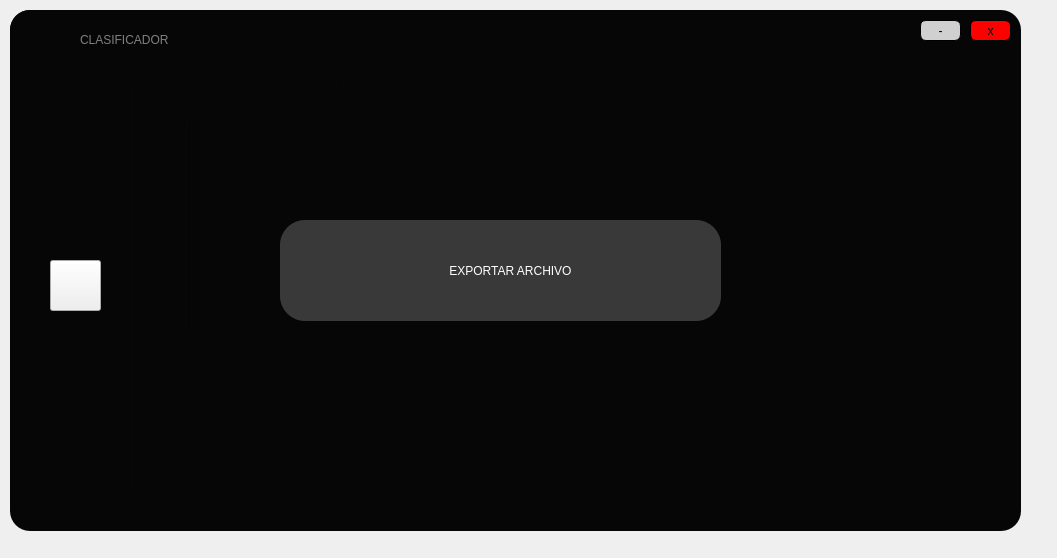
<?xml version="1.0" encoding="UTF-8"?>
<ui version="4.0">
 <class>Form</class>
 <widget class="QWidget" name="Form">
  <property name="geometry">
   <rect>
    <x>0</x>
    <y>0</y>
    <width>1057</width>
    <height>558</height>
   </rect>
  </property>
  <property name="windowTitle">
   <string>Form</string>
  </property>
  <widget class="QWidget" name="widget_3" native="true">
   <property name="geometry">
    <rect>
     <x>10</x>
     <y>10</y>
     <width>1011</width>
     <height>521</height>
    </rect>
   </property>
   <property name="cursor">
    <cursorShape>ArrowCursor</cursorShape>
   </property>
   <property name="styleSheet">
    <string notr="true">QWidget#widget_3{

background-color: rgb(6, 6, 6);
border-radius:20px;
}</string>
   </property>
   <widget class="QFrame" name="frame_3">
    <property name="geometry">
     <rect>
      <x>0</x>
      <y>0</y>
      <width>1001</width>
      <height>51</height>
     </rect>
    </property>
    <property name="styleSheet">
     <string notr="true">QFrame#frame_3{
	background-color: rgb(6, 6, 6);
border-top-left-radius:20px;
border-top-right-radius:20px;

}</string>
    </property>
    <property name="frameShape">
     <enum>QFrame::StyledPanel</enum>
    </property>
    <property name="frameShadow">
     <enum>QFrame::Raised</enum>
    </property>
    <widget class="QPushButton" name="min_3">
     <property name="geometry">
      <rect>
       <x>910</x>
       <y>10</y>
       <width>41</width>
       <height>21</height>
      </rect>
     </property>
     <property name="cursor">
      <cursorShape>PointingHandCursor</cursorShape>
     </property>
     <property name="styleSheet">
      <string notr="true">QPushButton#min_3{
	background-color: rgb(208, 208, 208);
font: 16pt &quot;MS Shell Dlg 2&quot;;
border-radius:6px;
border: 1px solid black;


}</string>
     </property>
     <property name="text">
      <string>-</string>
     </property>
    </widget>
    <widget class="QPushButton" name="cerrar_3">
     <property name="geometry">
      <rect>
       <x>960</x>
       <y>10</y>
       <width>41</width>
       <height>21</height>
      </rect>
     </property>
     <property name="cursor">
      <cursorShape>PointingHandCursor</cursorShape>
     </property>
     <property name="styleSheet">
      <string notr="true">QPushButton#cerrar_3{

background-color: rgb(255, 0, 0);
border-radius:6px;
border: 1px solid black;
font: 11pt &quot;MS Shell Dlg 2&quot;;

}</string>
     </property>
     <property name="text">
      <string>x</string>
     </property>
    </widget>
    <widget class="QLabel" name="label_4">
     <property name="geometry">
      <rect>
       <x>20</x>
       <y>10</y>
       <width>41</width>
       <height>41</height>
      </rect>
     </property>
     <property name="styleSheet">
      <string notr="true">border-image: url(:/Iconos/Icono youtube.png);</string>
     </property>
     <property name="text">
      <string/>
     </property>
    </widget>
    <widget class="QLabel" name="label_2">
     <property name="geometry">
      <rect>
       <x>70</x>
       <y>20</y>
       <width>181</width>
       <height>20</height>
      </rect>
     </property>
     <property name="styleSheet">
      <string notr="true">font: 14pt &quot;Lucida Console&quot;;
color:gray
;
font: 70 15pt &quot;Rockwell Extra Bold&quot;;</string>
     </property>
     <property name="text">
      <string>CLASIFICADOR</string>
     </property>
    </widget>
   </widget>
   <widget class="Line" name="line">
    <property name="geometry">
     <rect>
      <x>170</x>
      <y>110</y>
      <width>20</width>
      <height>211</height>
     </rect>
    </property>
    <property name="styleSheet">
     <string notr="true">background-color: rgb(6, 6, 6);</string>
    </property>
    <property name="orientation">
     <enum>Qt::Vertical</enum>
    </property>
   </widget>
   <widget class="Line" name="line_2">
    <property name="geometry">
     <rect>
      <x>110</x>
      <y>70</y>
      <width>21</width>
      <height>411</height>
     </rect>
    </property>
    <property name="styleSheet">
     <string notr="true">background-color: rgb(6, 6, 6);</string>
    </property>
    <property name="orientation">
     <enum>Qt::Vertical</enum>
    </property>
   </widget>
   <widget class="Line" name="line_3">
    <property name="geometry">
     <rect>
      <x>320</x>
      <y>70</y>
      <width>21</width>
      <height>411</height>
     </rect>
    </property>
    <property name="styleSheet">
     <string notr="true">background-color: rgb(6, 6, 6);</string>
    </property>
    <property name="orientation">
     <enum>Qt::Vertical</enum>
    </property>
   </widget>
   <widget class="QPushButton" name="BExportar">
    <property name="geometry">
     <rect>
      <x>270</x>
      <y>210</y>
      <width>441</width>
      <height>101</height>
     </rect>
    </property>
    <property name="cursor">
     <cursorShape>PointingHandCursor</cursorShape>
    </property>
    <property name="styleSheet">
     <string notr="true">QPushButton#BExportar{
background-color: rgb(52, 107, 98);
background-color: rgb(57, 57, 57);
border-radius:25px;
font: 70 20pt &quot;Rockwell Extra Bold&quot;;
color:white;
}</string>
    </property>
    <property name="text">
     <string>      EXPORTAR ARCHIVO</string>
    </property>
   </widget>
   <widget class="QPushButton" name="BAtras">
    <property name="geometry">
     <rect>
      <x>40</x>
      <y>250</y>
      <width>51</width>
      <height>51</height>
     </rect>
    </property>
    <property name="cursor">
     <cursorShape>PointingHandCursor</cursorShape>
    </property>
    <property name="styleSheet">
     <string notr="true">border-image: url(:/Iconos/derecha.png);
border-image: url(:/Iconos/proximo.png);</string>
    </property>
    <property name="text">
     <string/>
    </property>
   </widget>
   <widget class="QLabel" name="label_5">
    <property name="geometry">
     <rect>
      <x>300</x>
      <y>240</y>
      <width>41</width>
      <height>41</height>
     </rect>
    </property>
    <property name="styleSheet">
     <string notr="true">border-image: url(:/Iconos/carpeta.png);</string>
    </property>
    <property name="text">
     <string/>
    </property>
   </widget>
  </widget>
 </widget>
 <resources>
  <include location="../Imagenes y video/imagen.qrc"/>
 </resources>
 <connections/>
</ui>
